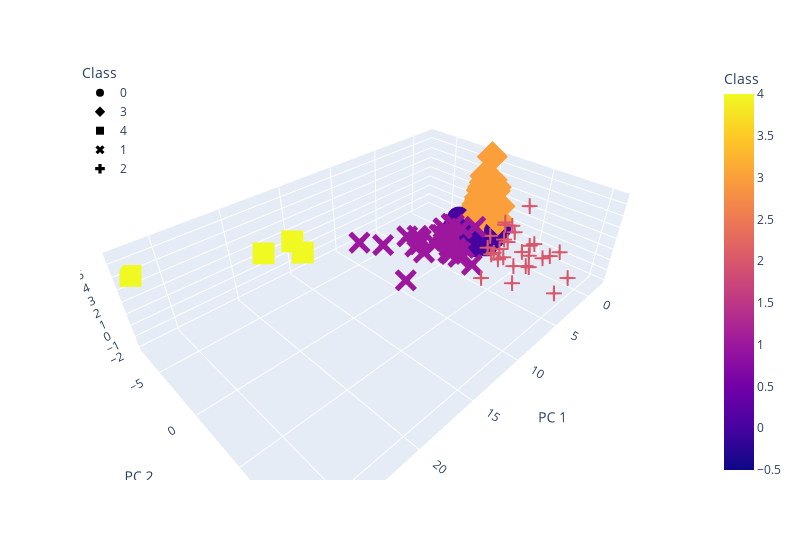

Source (notebook cell):
### Code cell
# Creating a 3D-Scatter with the PCA data and the clusters
# Plot
fig = px.scatter_3d(clustered_k_df, x="PC 1", y="PC 2", z="PC 3", color="Class", symbol="Class", width=800, hover_name="metro_area/city", hover_data=["average_listing_price"])
fig.update_layout(legend=dict(x=0,y=1))
fig.show()

### Figure 1 — Plotly figure (JSON) as saved in the notebook; plotly's stock layout.template omitted (floating-point values rounded to 4 significant figures; data arrays with more than 128 entries replaced by an {"elided": "..."} marker saying what was removed)
{"data": [{"customdata": {"elided": "615x1 float values"}, "hovertemplate": "<b>%{hovertext}</b><br><br>Class=%{marker.color}<br>PC 1=%{x}<br>PC 2=%{y}<br>PC 3=%{z}<br>average_listing_price=%{customdata[0]}<extra></extra>", "hovertext": {"elided": "615 str values"}, "legendgroup": "0", "marker": {"color": {"elided": "615 int values"}, "coloraxis": "coloraxis", "symbol": "circle"}, "mode": "markers", "name": "0", "scene": "scene", "showlegend": true, "type": "scatter3d", "x": {"elided": "615 float values"}, "y": {"elided": "615 float values"}, "z": {"elided": "615 float values"}}, {"customdata": {"elided": "236x1 float values"}, "hovertemplate": "<b>%{hovertext}</b><br><br>Class=%{marker.color}<br>PC 1=%{x}<br>PC 2=%{y}<br>PC 3=%{z}<br>average_listing_price=%{customdata[0]}<extra></extra>", "hovertext": {"elided": "236 str values"}, "legendgroup": "3", "marker": {"color": {"elided": "236 int values"}, "coloraxis": "coloraxis", "symbol": "diamond"}, "mode": "markers", "name": "3", "scene": "scene", "showlegend": true, "type": "scatter3d", "x": {"elided": "236 float values"}, "y": {"elided": "236 float values"}, "z": {"elided": "236 float values"}}, {"customdata": [[432500.0], [462100.0], [937800.0], [1073000.0]], "hovertemplate": "<b>%{hovertext}</b><br><br>Class=%{marker.color}<br>PC 1=%{x}<br>PC 2=%{y}<br>PC 3=%{z}<br>average_listing_price=%{customdata[0]}<extra></extra>", "hovertext": ["atlanta-sandy springs-roswell, ga", "chicago-naperville-elgin, il-in-wi", "miami-fort lauderdale-west palm beach, fl", "new york-newark-jersey city, ny-nj-pa"], "legendgroup": "4", "marker": {"color": [4, 4, 4, 4], "coloraxis": "coloraxis", "symbol": "square"}, "mode": "markers", "name": "4", "scene": "scene", "showlegend": true, "type": "scatter3d", "x": [17.98, 15.29, 16.73, 26.96], "y": [-6.596, -5.453, -4.432, -7.457], "z": [1.897, 1.263, 3.367, 3.971]}, {"customdata": [[552100.0], [417200.0], [886700.0], [509100.0], [456200.0], [354200.0], [487900.0], [671000.0], [332400.0], [444500.0], [345600.0], [441500.0], [377600.0], [469500.0], [1752000.0], [469000.0], [922300.0], [537400.0], [598500.0], [447300.0], [403300.0], [622900.0], [294800.0], [599800.0], [566600.0], [653000.0], [390900.0], [1187000.0], [857000.0], [305400.0], [401800.0], [380100.0], [683200.0]], "hovertemplate": "<b>%{hovertext}</b><br><br>Class=%{marker.color}<br>PC 1=%{x}<br>PC 2=%{y}<br>PC 3=%{z}<br>average_listing_price=%{customdata[0]}<extra></extra>", "hovertext": ["austin-round rock, tx", "baltimore-columbia-towson, md", "boston-cambridge-newton, ma-nh", "cape coral-fort myers, fl", "charlotte-concord-gastonia, nc-sc", "cincinnati, oh-ky-in", "dallas-fort worth-arlington, tx", "denver-aurora-lakewood, co", "detroit-warren-dearborn, mi", "houston-the woodlands-sugar land, tx", "indianapolis-carmel-anderson, in", "jacksonville, fl", "kansas city, mo-ks", "las vegas-henderson-paradise, nv", "los angeles-long beach-anaheim, ca", "minneapolis-st. paul-bloomington, mn-wi", "naples-immokalee-marco island, fl", "nashville-davidson--murfreesboro--franklin, tn", "north port-sarasota-bradenton, fl", "orlando-kissimmee-sanford, fl", "philadelphia-camden-wilmington, pa-nj-de-md", "phoenix-mesa-scottsdale, az", "pittsburgh, pa", "portland-vancouver-hillsboro, or-wa", "riverside-san bernardino-ontario, ca", "sacramento--roseville--arden-arcade, ca", "san antonio-new braunfels, tx", "san diego-carlsbad, ca", "seattle-tacoma-bellevue, wa", "st. louis, mo-il", "tampa-st. petersburg-clearwater, fl", "virginia beach-norfolk-newport news, va-nc", "washington-arlington-alexandria, dc-va-md-wv"], "legendgroup": "1", "marker": {"color": [1, 1, 1, 1, 1, 1, 1, 1, 1, 1, 1, 1, 1, 1, 1, 1, 1, 1, 1, 1, 1, 1, 1, 1, 1, 1, 1, 1, 1, 1, 1, 1, 1], "coloraxis": "coloraxis", "symbol": "x"}, "mode": "markers", "name": "1", "scene": "scene", "showlegend": true, "type": "scatter3d", "x": [3.193, 3.455, 5.037, 2.911, 3.404, 2.243, 9.17, 4.435, 5.223, 10.89, 2.183, 3.356, 2.338, 3.513, 11.3, 4.651, 2.621, 3.508, 2.609, 3.879, 6.736, 6.787, 2.169, 3.317, 6.462, 2.883, 3.888, 4.219, 4.302, 3.069, 5.819, 3.176, 6.51], "y": [-0.1876, -0.8152, 1.043, -0.4538, -0.6063, -0.7571, -2.805, 0.3384, -2.145, -3.777, -0.7559, -0.7601, -0.5327, -0.7347, 1.816, -0.9905, 1.566, -0.3116, 0.1734, -0.9511, -2.375, -1.376, -1.265, 0.4556, -1.21, 0.8197, -1.189, 2.735, 1.339, -1.439, -2.033, -0.9257, -0.6277], "z": [-0.5475, -0.5162, -0.6488, 0.6896, -0.4549, -0.7492, 0.3728, -1.099, -0.5405, 0.937, -0.5925, 0.07465, -0.4736, -0.7896, 0.276, -0.7331, 1.194, -1.207, 0.456, -0.1344, 0.3442, -0.2082, 0.1623, -0.9564, -0.05189, -1.126, -0.2211, -1.309, -1.13, -0.004727, 0.1458, -0.388, -0.5735]}, {"customdata": [[950000.0], [988600.0], [1103000.0], [1371000.0], [1034000.0], [1816000.0], [2103000.0], [3296000.0], [1984000.0], [1151000.0], [2501000.0], [2001000.0], [1846000.0], [1436000.0], [2095000.0], [1232000.0], [2017000.0], [1478000.0], [1657000.0], [980700.0], [1363000.0], [889500.0], [3126000.0], [1251000.0], [1246000.0], [2002000.0], [984300.0], [1155000.0], [2491000.0]], "hovertemplate": "<b>%{hovertext}</b><br><br>Class=%{marker.color}<br>PC 1=%{x}<br>PC 2=%{y}<br>PC 3=%{z}<br>average_listing_price=%{customdata[0]}<extra></extra>", "hovertext": ["barnstable town, ma", "boulder, co", "breckenridge, co", "bridgeport-stamford-norwalk, ct", "easton, md", "edwards, co", "gardnerville ranchos, nv", "glenwood springs, co", "hailey, id", "heber, ut", "jackson, wy-id", "kahului-wailuku-lahaina, hi", "kapaa, hi", "key west, fl", "napa, ca", "oxnard-thousand oaks-ventura, ca", "salinas, ca", "san francisco-oakland-hayward, ca", "san jose-sunnyvale-santa clara, ca", "san luis obispo-paso robles-arroyo grande, ca", "santa cruz-watsonville, ca", "santa fe, nm", "santa maria-santa barbara, ca", "santa rosa, ca", "steamboat springs, co", "summit park, ut", "ukiah, ca", "urban honolulu, hi", "vineyard haven, ma"], "legendgroup": "2", "marker": {"color": [2, 2, 2, 2, 2, 2, 2, 2, 2, 2, 2, 2, 2, 2, 2, 2, 2, 2, 2, 2, 2, 2, 2, 2, 2, 2, 2, 2, 2], "coloraxis": "coloraxis", "symbol": "cross"}, "mode": "markers", "name": "2", "scene": "scene", "showlegend": true, "type": "scatter3d", "x": [1.693, 1.63, 1.16, 3.53, 0.5652, 1.259, 1.865, 3.171, 2.021, 1.214, 2.733, 2.438, 1.968, 1.69, 2.459, 2.148, 2.512, 4.921, 3.427, 1.399, 2.029, 0.8092, 4.183, 1.773, 0.9378, 3.006, 0.6739, 2.178, 3.599], "y": [2.548, 2.846, 3.604, 3.602, 3.128, 5.458, 5.804, 9.473, 6.822, 4.004, 8.599, 6.76, 6.432, 4.78, 6.941, 3.88, 6.698, 4.237, 6.257, 3.452, 5.352, 2.76, 10.19, 4.139, 4.039, 8.192, 3.212, 3.404, 10.68], "z": [0.3569, -1.415, 0.2141, 0.4751, 1.434, 4.123, 0.3012, 2.583, 1.585, 0.1679, 1.628, 0.6594, 1.237, 1.652, -0.3412, -1.198, -0.3311, -1.539, -1.787, -0.7049, -1.229, 0.2009, -0.2506, -1.048, 1.644, 1.368, 1.288, -0.7543, 1.105]}], "layout": {"coloraxis": {"colorbar": {"title": {"text": "Class"}}, "colorscale": [[0, "#0d0887"], [0.1111, "#46039f"], [0.2222, "#7201a8"], [0.3333, "#9c179e"], [0.4444, "#bd3786"], [0.5556, "#d8576b"], [0.6667, "#ed7953"], [0.7778, "#fb9f3a"], [0.8889, "#fdca26"], [1, "#f0f921"]]}, "legend": {"title": {"text": "Class"}, "tracegroupgap": 0, "x": 0, "y": 1}, "margin": {"t": 60}, "scene": {"domain": {"x": [0, 1], "y": [0, 1]}, "xaxis": {"title": {"text": "PC 1"}}, "yaxis": {"title": {"text": "PC 2"}}, "zaxis": {"title": {"text": "PC 3"}}}, "width": 800}}
